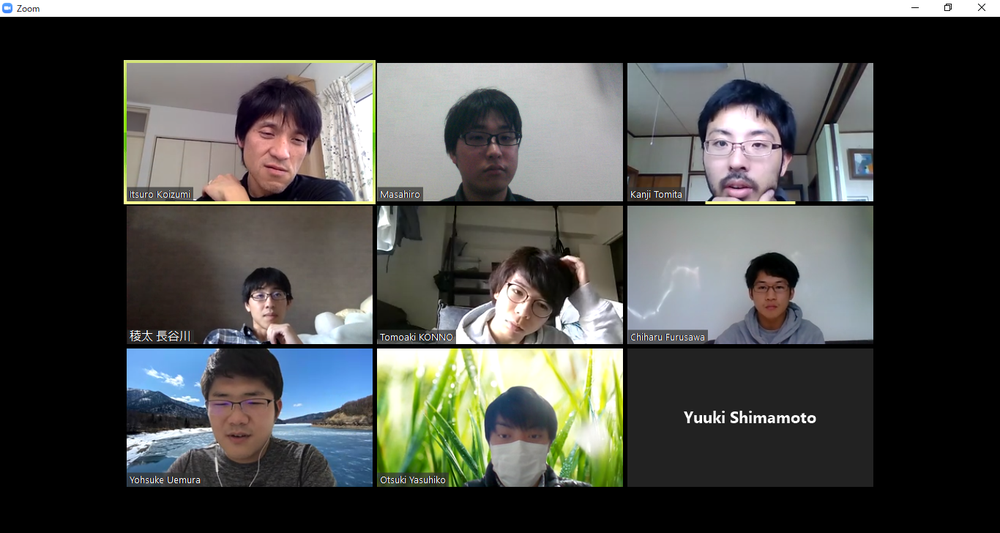
#> input picture AR_proto/os_combine/test.png, 1000 x 533 px, shrunk from 1366 x 728 before the run
$ python -i black_extractor.py   (imports and definitions only)
#> lines starting #> are read from the running program, lines starting #| are printed output that depends on the picture; after the words box and inside, x2 and y2 are one past the last pixel; in counts of white or black regions, pixels touching at a corner belong together
#> further down, picture is the input picture: shape (533, 1000, 3); mean B, G, R 73.9, 76.7, 75.6
import cv2
import numpy as np

def get_color_hsv(frame):
    R_LOW = np.array([0, 0, 0])
    #R_HIGH = np.array([10, 30, 30])
    R_HIGH = np.array([179, 255, 30])
    # hsv色空間に変換
    hsv = cv2.cvtColor(frame,cv2.COLOR_BGR2HSV)
#> hsv: shape (533, 1000, 3); mean H, S, V 36.2, 29.1, 82.4

    # 緑色
    r_hsv_mask = cv2.inRange(hsv,R_LOW,R_HIGH)
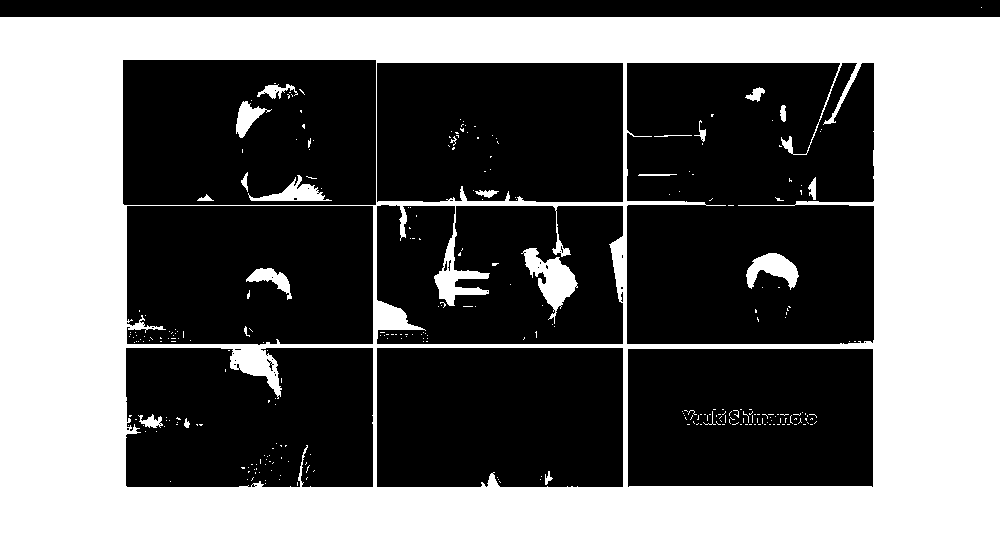
#> r_hsv_mask: shape (533, 1000); 41.1% white; 303 white regions (280 under 20 px), largest, box (x1, y1, x2, y2) and area: (0, 17, 1000, 533) 212277, (521, 248, 578, 324) 1676, (746, 253, 799, 290) 1041
    br = cv2.bitwise_not(r_hsv_mask)
    # cv2.imwrite("hsv_r1.png",br)
    # 画像のマスク（合成）
    r_contours = cv2.bitwise_and(frame, frame, mask = r_hsv_mask)
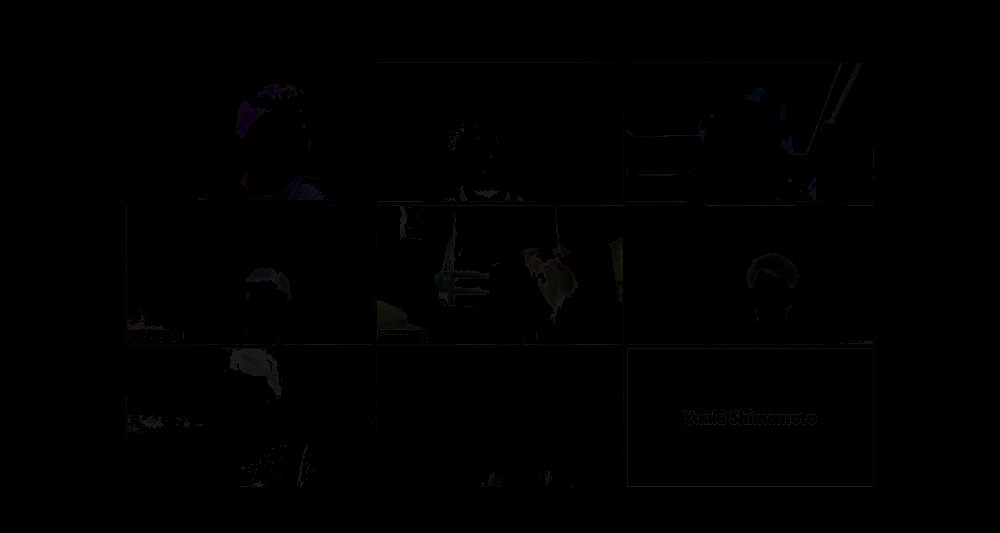
#> r_contours: shape (533, 1000, 3); mean B, G, R 0.5, 0.4, 0.5
    # cv2.imwrite("brack.png",r_contours)
    return br

# image = cv2.imread("AR_proto\os_combine\\test.png")
# get_color_hsv(image)

>>> import cv2
>>> picture = cv2.imread('test.png')
>>> result = get_color_hsv(picture)
